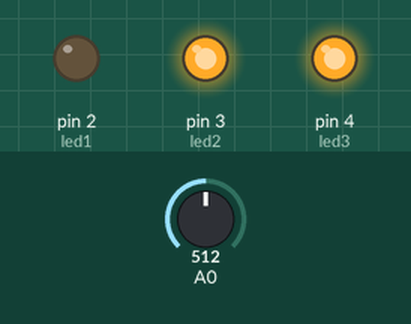
A sketch run on a simulated Arduino Uno, built with avr-gcc and run on an emulated ATmega328P. On the bench: output pins drawn as LEDs (lit = HIGH). The inputs (shaded band) are chosen by the test bench; at power-on: A0 = 512. What the sketch prints to the serial monitor is not drawn.

Above: at 0.1 s.
At 1.1 s:
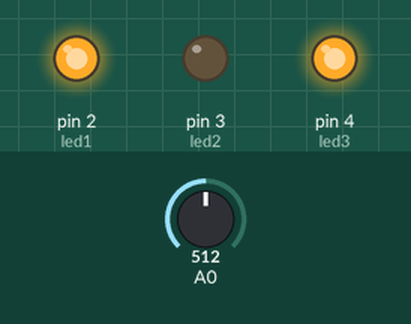
At 2.1 s:
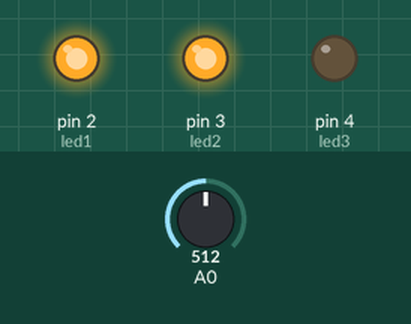
Timing chart, 0 to 3.6 s (numbered marks = the images above):
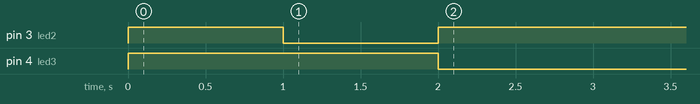

The sketch:

Power_Energy_logging.ino
```cpp
////////////////////////////////////////////////////////////
/* Code written by Gaurav Duggal 06-09-2018               */
//Reference: Atmega 328 datasheet and Arduino Reference page
////////////////////////////////////////////////////////////

#define led1 2
#define led2 3
#define led3 4
#define sig A0
#define resistor 330
#define time_step 1/62.5
volatile float v_buffer[64] = {0};
volatile float i_buffer[64] = {0};
volatile unsigned int buf_fill_ctr=0;
volatile unsigned int buf_read_ctr=0;
volatile byte flag = 0;
volatile float power[64] = {0};
volatile float energy = 0;

void setup() {

Serial.begin(115200);
pinMode(led1,OUTPUT);
pinMode(led2,OUTPUT);
pinMode(led3,OUTPUT);
//checking all leds
led_on(1);
delay(1000);
led_on(2);
delay(1000);
led_on(3);
delay(1000);
//temporarily disable all interrupts
cli();
//initialise timer1
timer_init();
//enable all configured interrupts
sei();
}

void loop()
{
  if (flag==1)
  {
    while (buf_read_ctr!=buf_fill_ctr)
    {
      //increment buffer
      buf_read_ctr++;
      //ensure buffer counter doesn't cross 63
      buf_read_ctr&=63;
      //convert to voltage
      v_buffer[buf_read_ctr] = 5*(v_buffer[buf_read_ctr]/1023);
      //measure current through resistor
      //i_buffer[buf_read_ctr] = (5 - v_buffer[buf_read_ctr])/resistor;
      //power = v*i
      power[buf_read_ctr] = v_buffer[buf_read_ctr]*v_buffer[buf_read_ctr]/resistor;
      //energy
      energy = energy + power[buf_read_ctr]*time_step;
      Serial.print("$");
      Serial.print(power[buf_read_ctr],3);
      Serial.print(',');
      Serial.println(energy,2);
      //psedo random turning led on
      //led_on(buf_read_ctr%10+1);
      flag = 0;

    }
  }
}
//shitty code to switch on appropriate led
void led_on(int i)
{
  //switch off all leds
  digitalWrite(led1,HIGH);
  digitalWrite(led2,HIGH);
  digitalWrite(led3,HIGH);
  switch(i)
  {
    case 1:
    digitalWrite(led1,LOW);
    break;
    case 2:
    digitalWrite(led2,LOW);
    break;
    case 3:
    digitalWrite(led3,LOW);
    break;
  }
}

void timer_init()
{
  //please refer to datasheet to understand why these registers were set to these values
  TCCR2A = 0;// set entire TCCR2A register to 0
  TCCR2B = 0;// same for TCCR2B
  TCNT2  = 0;//initialize counter value to 0
  // set compare match register for 62.5hz increments
  // = (16*10^6) / (OCR2A*1024) - 1 is the frequency the ISR is called
  //set for 62.5 Hz
  OCR2A = 249;
  // turn on CTC mode
  TCCR2A |= (1 << WGM21);
  // Set CS21 bit for 1024 prescaler
  TCCR2B |= (1 << CS22) | (1 << CS21)| (1 << CS20)  ;
  // enable timer compare interrupt
  TIMSK2 |= (1 << OCIE2A);
}


ISR(TIMER2_COMPA_vect){
//flag to check if there is a fresh value in the buffer
flag = 1;
//read value into buffer
v_buffer[buf_fill_ctr] = analogRead(A0);
//increment fill buffer counter
buf_fill_ctr++;
//ensure buffer counter doesn't cross 63
buf_fill_ctr=buf_fill_ctr & 63;

}
```
